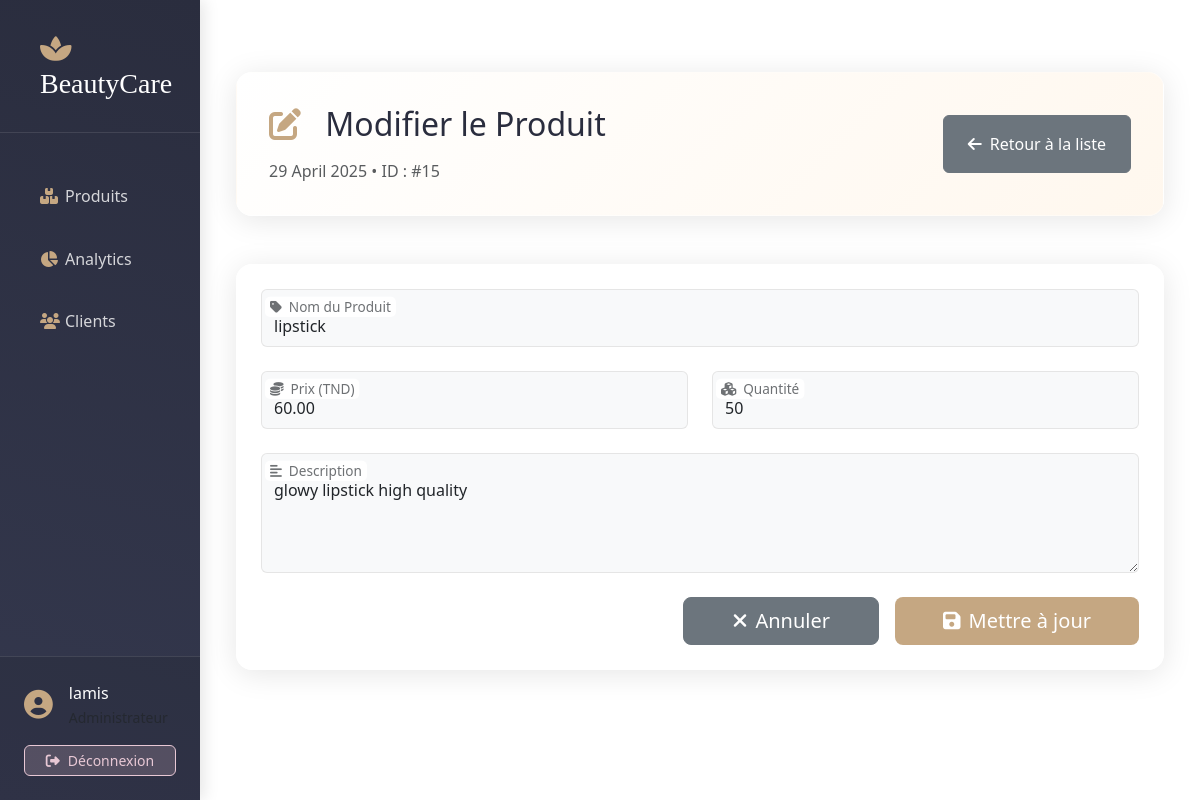
Page /produits/modifier/15/ (signed in) on the committed database.
### produits/models.py (models this page shows, shortened)
class Produit(models.Model):
    nom = models.CharField(max_length=100)
    description = models.TextField()
    prix = models.DecimalField(max_digits=10, decimal_places=2)
    quantite = models.IntegerField()
    date_creation = models.DateTimeField(auto_now_add=True)
    image = models.ImageField(upload_to='produits/', null=True, blank=True)
    categorie = models.ForeignKey(Categorie, on_delete=models.CASCADE, default=1)

### produits/views.py (the view, shortened to what this page needs)
# urls.py: path('modifier/<int:pk>/', views.modifier_produit, name='modifier_produit'),
@login_required
def modifier_produit(request, pk):
    produit = get_object_or_404(Produit, pk=pk)
    return render(request, 'produits/modifier.html', {'produit': produit})

### produits/templates/produits/modifier.html (shortened to what this page needs)
{% extends 'base.html' %}
{% load static %}
{% block content %}
<div class="dashboard-container">
    <div class="container-fluid py-5">
        <div class="dashboard-header glass-card mb-5">
            <div class="d-flex justify-content-between align-items-center">
                <div>
                    <h1 class="h2 mb-3" style="color: var(--primary-color);">
                        <i class="fas fa-edit me-3" style="color: var(--secondary-color);"></i>
                        Modifier le Produit
                    </h1>
                    <p class="mb-0 text-muted">{% now "j F Y" %} • ID : #{{ produit.id }}</p>
                </div>
                <a href="{% url 'liste_produits' %}" class="btn btn-secondary px-4 py-3">
                    <i class="fas fa-arrow-left me-2"></i>Retour à la liste
                </a>
            </div>
        </div>
        <div class="glass-card p-4">
            <form method="POST">
                <div class="row g-4">
                    <div class="col-12 form-floating">
                        <input type="text" class="form-control bg-light" id="nom" name="nom"
                               value="{{ produit.nom }}" placeholder=" " required
                               style="border: 1px solid rgba(0,0,0,0.1);">
                        <label for="nom" class="ms-2">
                        </label>
                    </div>
                    <div class="col-md-6 form-floating">
                        <input type="number" class="form-control bg-light" id="prix" name="prix"
                               value="{{ produit.prix }}" step="0.01" placeholder=" " required
                               style="border: 1px solid rgba(0,0,0,0.1);">
                        <label for="prix" class="ms-2">
                        </label>
                    </div>
                    <div class="col-md-6 form-floating">
                        <input type="number" class="form-control bg-light" id="quantite" name="quantite"
                               value="{{ produit.quantite }}" placeholder=" " required
                               style="border: 1px solid rgba(0,0,0,0.1);">
                        <label for="quantite" class="ms-2">
                        </label>
                    </div>
                    <div class="col-12 form-floating">
                        <textarea class="form-control bg-light" id="description" name="description"
                                  style="height: 120px; border: 1px solid rgba(0,0,0,0.1);"
                                  placeholder=" " required>{{ produit.description }}</textarea>
                        <label for="description" class="ms-2">
                        </label>
                    </div>
                    <div class="col-12 d-flex justify-content-end gap-3 mt-4">
                        <a href="{% url 'liste_produits' %}" class="btn btn-lg btn-secondary px-5">
                            <i class="fas fa-times me-2"></i>Annuler
                        </a>
                        <button type="submit" class="btn btn-lg btn-primary px-5"
                                style="background: var(--secondary-color); border: none;">
                            <i class="fas fa-save me-2"></i>Mettre à jour
                        </button>
                    </div>
                </div>
            </form>
        </div>
    </div>
</div>
{% endblock %}

### produits/templates/base.html (shortened to what this page needs)
<!DOCTYPE html>
<html lang="fr">
<head>
    <link href="https://cdn.jsdelivr.net/npm/bootstrap@5.3.0/dist/css/bootstrap.min.css" rel="stylesheet">
    <link rel="stylesheet" href="https://cdnjs.cloudflare.com/ajax/libs/font-awesome/6.4.0/css/all.min.css">
</head>
<body>
    <div class="container-fluid">
        <div class="row">
            <div class="col-md-3 col-lg-2 sidebar p-0">
                <div class="brand-section">
                    <h3 class="mb-0 px-3 py-2">
                        <i class="fas fa-spa me-2" style="color: var(--secondary-color);"></i>
                        <span style="font-family: 'Playfair Display', serif;">BeautyCare</span>
                    </h3>
                </div>
                <nav class="nav flex-column px-3">
                    <a class="nav-link {% if request.path == '/liste_produits/' %}active{% endif %}" href="{% url 'liste_produits' %}">
                        <i class="fas fa-boxes"></i>Produits
                    </a>
                    <a class="nav-link {% if request.path == '/accueil/' %}active{% endif %}" href="{% url 'accueil' %}">
                        <i class="fas fa-chart-pie"></i>Analytics
                    </a>
                    <a class="nav-link" href="#">
                        <i class="fas fa-users"></i>Clients
                    </a>
                </nav>
                <div class="user-panel">
                    <div class="user-info">
                        <i class="fas fa-user-circle user-icon"></i>
                        <div>
                            <div class="text-small">{{ request.user.username }}</div>
                            <small class="text-muted">Administrateur</small>
                        </div>
                    </div>
                    <a href="{% url 'logout' %}" class="btn btn-sm logout-btn">
                        <i class="fas fa-sign-out-alt me-2"></i>Déconnexion
                    </a>
                </div>
            </div>
            <div class="col-md-9 col-lg-10 main-content p-4">
                {% block content %}{% endblock %}
            </div>
        </div>
    </div>
</body>
</html>

### produits/templates/base.html (style rules this page uses)
:root { --primary-color: #2A2D3E; --secondary-color: #C5A782; --accent-color: #E8C8D5; }
.sidebar { height: 100vh; background: linear-gradient(195deg, var(--primary-color) 0%, #34384E 100%); color: white; box-shadow: 4px 0 15px rgba(0, 0, 0, 0.1); position: relative; }
.brand-section { padding: 1.5rem; border-bottom: 1px solid rgba(255, 255, 255, 0.1); margin-bottom: 2rem; }
.nav-link { color: rgba(255, 255, 255, 0.8) !important; padding: 0.8rem 1.5rem !important; margin: 0.4rem 0; border-radius: 8px; transition: all 0.3s cubic-bezier(0.4, 0, 0.2, 1); position: relative; }
.nav-link i { width: 25px; color: var(--secondary-color); transition: color 0.3s ease; }
.user-panel { position: absolute; bottom: 0; width: 100%; padding: 1.5rem; background: rgba(0, 0, 0, 0.1); border-top: 1px solid rgba(255, 255, 255, 0.1); }
.user-info { display: flex; align-items: center; margin-bottom: 1rem; }
.user-icon { font-size: 1.8rem; color: var(--secondary-color); margin-right: 1rem; }
.logout-btn { width: 100%; background: rgba(232, 200, 213, 0.2); border: 1px solid var(--accent-color); color: var(--accent-color); transition: all 0.3s ease; border-radius: 6px; }

### produits/templates/produits/modifier.html (style rules this page uses)
.glass-card { background: rgba(255, 255, 255, 0.9); backdrop-filter: blur(10px); border-radius: 16px; box-shadow: 0 4px 30px rgba(0, 0, 0, 0.1); border: 1px solid rgba(255, 255, 255, 0.3); }
.dashboard-header { padding: 2rem; margin-bottom: 2rem; background: linear-gradient(135deg, rgba(255,255,255,0.95) 0%, rgba(255,247,237,0.95) 100%); border-radius: 16px; }

### rows in the picture
Produit: id "15", nom "lipstick", prix "60.00", quantite "50", description "glowy lipstick high quality"

### other values in the picture
{{ request.user.username }} "lamis"
